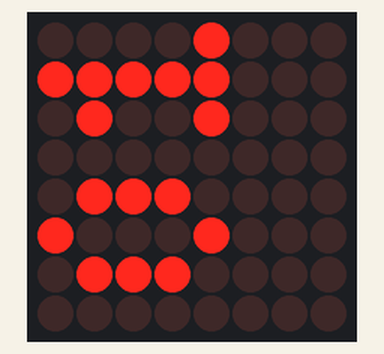
Bench run of a program on a simulated Raspberry Pi Pico running MicroPython. Parts: 8×8 LED matrix. Which way up the LED matrix modules are mounted is assumed. At 20.2 s the program stops and its outputs stay as they are.

Above: at 0.15 s.
At 2.58 s:
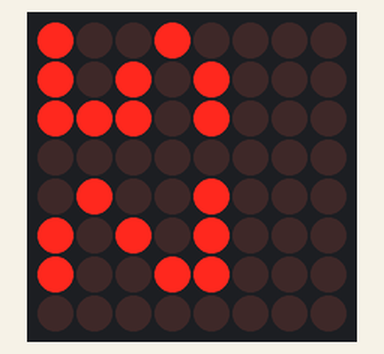
At 5.1 s:
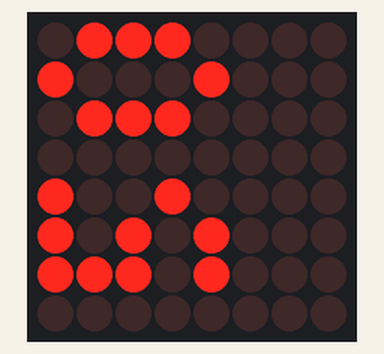
At 10.11 s:
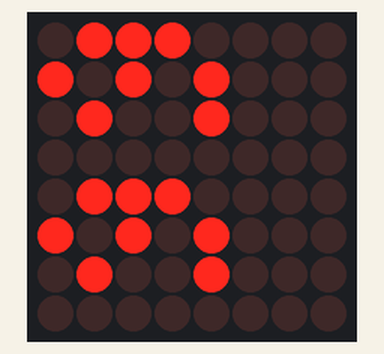
At 15.22 s:
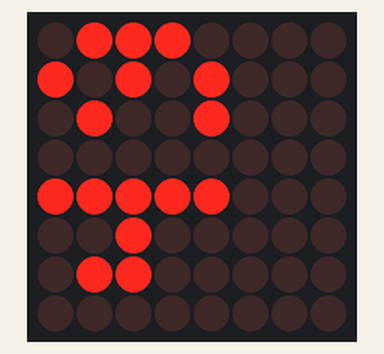
At 20.2 s:
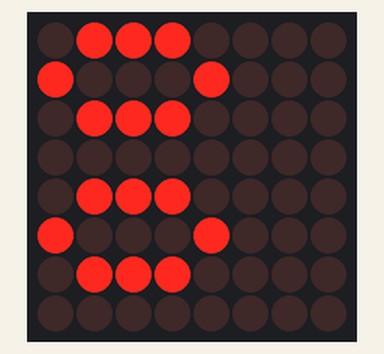

The program:

numbers.py
```python
import max7219
import time
from machine import Pin, SPI
from framebuf import MONO_HLSB, MONO_HMSB, MONO_VLSB


def compact_number(display, number, offx=0, offy=0, rotate=0):
    """
    Display compact numbers so two digits fit in 8x5 LED grid
    display = instance of max7219 display
    number  = number to display
    offx    = x offest position
    offy    = y offest position
    rotate  = number of times to rotate 90 degress clockwize
    """

    digits = [
        [0x2, 0x5, 0x5, 0x5, 0x2],
        [0x2, 0x6, 0x2, 0x2, 0x7],
        [0x6, 0x1, 0x2, 0x4, 0x7],
        [0x6, 0x1, 0x2, 0x1, 0x6],
        [0x1, 0x5, 0x7, 0x1, 0x1],
        [0x7, 0x4, 0x6, 0x1, 0x6],
        [0x3, 0x4, 0x6, 0x5, 0x2],
        [0x7, 0x1, 0x2, 0x2, 0x2],
        [0x2, 0x5, 0x2, 0x5, 0x2],
        [0x2, 0x5, 0x3, 0x1, 0x6],
    ]
    num = []
    for row in range(0, len(digits[0])):
        num.append(
            "{0:08b}".format(digits[number // 10][row] << 4 | digits[number % 10][row])
        )
    if rotate > 0:
        for i in range(0,rotate):
            num = list(zip(*num[::-1]))
    display.fill(0)
    for y in range(0, len(num)):
        for x in range(0, len(num[y])):
            if num[y][x] == "1":
                display.pixel(x + offx, y + offy, 1)
    display.show()

if __name__ == "__main__":
    spi = SPI(0, baudrate=10000000, polarity=1, phase=0, sck=Pin(2), mosi=Pin(3))
    ss = Pin(5, Pin.OUT)
    display = max7219.Matrix8x8(spi, ss, 1)

    display.brightness(1)
    display.fill(0)
    display.show()

    for number in range(0, 100):
        compact_number(display, number,rotate=3)
        time.sleep(0.1)
    for number in range(0, 100):
        compact_number(display, 99-number,rotate=3)
        time.sleep(0.1)
```
